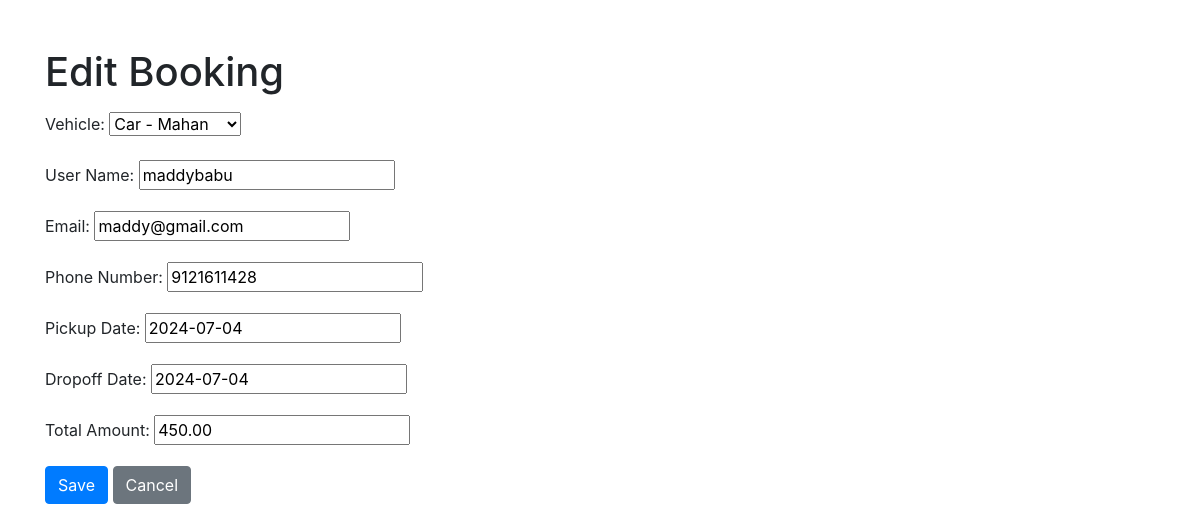
The app's page /bookings/1/edit/ with its own data.
### Car/models.py (models this page shows, shortened)
class Booking(models.Model):
    vehicle = models.ForeignKey(Vehicle, on_delete=models.CASCADE)
    user_name = models.CharField(max_length=100)
    email = models.EmailField()
    phone_number = models.CharField(max_length=15)
    pickup_date = models.DateField()
    dropoff_date = models.DateField()
    total_amount = models.DecimalField(max_digits=10, decimal_places=2)

### Car/views.py (the view)
# urls.py: path('bookings/<int:pk>/edit/', BookingUpdateView.as_view(), name='booking-update'),
class BookingUpdateView(UpdateView):
    model = Booking
    template_name = 'booking_class_based/booking_form.html'
    fields = '__all__'
    success_url = reverse_lazy('booking-list')

### Car/models.py (called while the page is built)
    def __str__(self):
        return f"{self.get_vehicle_type_display()} - {self.name}"

### templates/booking_class_based/booking_form.html (shortened to what this page needs)
<!DOCTYPE html>
<html lang="en">
<head>
    <link href="https://stackpath.bootstrapcdn.com/bootstrap/4.5.0/css/bootstrap.min.css" rel="stylesheet">
</head>
<body>
    <div class="container">
        <h1 class="mt-5">{% if form.instance.pk %}Edit Booking{% else %}New Booking{% endif %}</h1>
        <form method="post" class="mt-3">
            <div class="form-group">
                <label for="id_vehicle">Vehicle:</label>
                {{ form.vehicle }}
            </div>
            <div class="form-group">
                <label for="id_user_name">User Name:</label>
                {{ form.user_name }}
            </div>
            <div class="form-group">
                <label for="id_email">Email:</label>
                {{ form.email }}
            </div>
            <div class="form-group">
                <label for="id_phone_number">Phone Number:</label>
                {{ form.phone_number }}
            </div>
            <div class="form-group">
                <label for="id_pickup_date">Pickup Date:</label>
                {{ form.pickup_date }}
            </div>
            <div class="form-group">
                <label for="id_dropoff_date">Dropoff Date:</label>
                {{ form.dropoff_date }}
            </div>
            <div class="form-group">
                <label for="id_total_amount">Total Amount:</label>
                {{ form.total_amount }}
            </div>
            <button type="submit" class="btn btn-primary">Save</button>
            <a href="{% url 'booking-list' %}" class="btn btn-secondary">Cancel</a>
        </form>
    </div>
</body>
</html>

### records on screen
Booking: vehicle "Car - Mahan", user_name "maddybabu", email "maddy@gmail.com", phone_number "9121611428", pickup_date "2024-07-04", dropoff_date "2024-07-04", total_amount "450.00"
